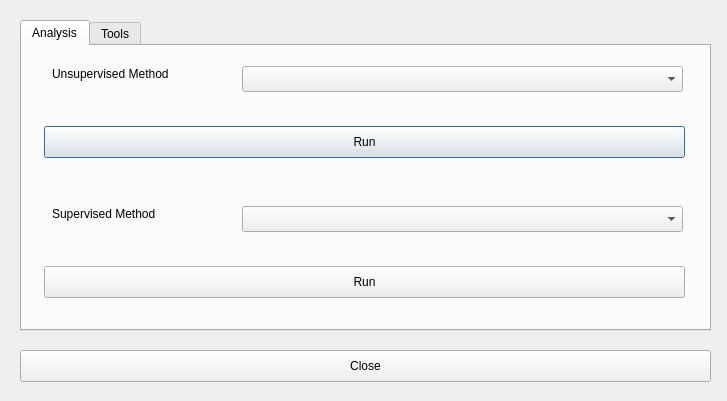
<?xml version="1.0" encoding="UTF-8"?>
<ui version="4.0">
 <class>frmModelAnalysis</class>
 <widget class="QDialog" name="frmModelAnalysis">
  <property name="geometry">
   <rect>
    <x>0</x>
    <y>0</y>
    <width>727</width>
    <height>401</height>
   </rect>
  </property>
  <property name="windowTitle">
   <string>Model Analysis</string>
  </property>
  <widget class="QTabWidget" name="tabWidget">
   <property name="geometry">
    <rect>
     <x>20</x>
     <y>20</y>
     <width>691</width>
     <height>311</height>
    </rect>
   </property>
   <property name="currentIndex">
    <number>0</number>
   </property>
   <widget class="QWidget" name="tab">
    <attribute name="title">
     <string>Analysis</string>
    </attribute>
    <widget class="QPushButton" name="btnMAURun">
     <property name="geometry">
      <rect>
       <x>22</x>
       <y>80</y>
       <width>641</width>
       <height>32</height>
      </rect>
     </property>
     <property name="text">
      <string>Run</string>
     </property>
    </widget>
    <widget class="QPushButton" name="btnMASRun">
     <property name="geometry">
      <rect>
       <x>22</x>
       <y>220</y>
       <width>641</width>
       <height>32</height>
      </rect>
     </property>
     <property name="text">
      <string>Run</string>
     </property>
    </widget>
    <widget class="QComboBox" name="cbMAS">
     <property name="geometry">
      <rect>
       <x>220</x>
       <y>160</y>
       <width>441</width>
       <height>26</height>
      </rect>
     </property>
    </widget>
    <widget class="QLabel" name="label_40">
     <property name="geometry">
      <rect>
       <x>30</x>
       <y>20</y>
       <width>181</width>
       <height>16</height>
      </rect>
     </property>
     <property name="text">
      <string>Unsupervised Method</string>
     </property>
    </widget>
    <widget class="QLabel" name="label_50">
     <property name="geometry">
      <rect>
       <x>30</x>
       <y>160</y>
       <width>181</width>
       <height>16</height>
      </rect>
     </property>
     <property name="text">
      <string>Supervised Method</string>
     </property>
    </widget>
    <widget class="QComboBox" name="cbMAU">
     <property name="geometry">
      <rect>
       <x>220</x>
       <y>20</y>
       <width>441</width>
       <height>26</height>
      </rect>
     </property>
    </widget>
   </widget>
   <widget class="QWidget" name="tab_2">
    <attribute name="title">
     <string>Tools</string>
    </attribute>
    <widget class="QPushButton" name="btnDataEditor">
     <property name="geometry">
      <rect>
       <x>20</x>
       <y>30</y>
       <width>641</width>
       <height>32</height>
      </rect>
     </property>
     <property name="text">
      <string>Data/Result Viewer</string>
     </property>
    </widget>
    <widget class="QPushButton" name="btnSKModel">
     <property name="geometry">
      <rect>
       <x>20</x>
       <y>130</y>
       <width>641</width>
       <height>32</height>
      </rect>
     </property>
     <property name="text">
      <string>SK Classification Model Viewer</string>
     </property>
    </widget>
    <widget class="QPushButton" name="btnSKCModel">
     <property name="geometry">
      <rect>
       <x>20</x>
       <y>180</y>
       <width>641</width>
       <height>32</height>
      </rect>
     </property>
     <property name="text">
      <string>SK Clustring Model Viewer</string>
     </property>
    </widget>
    <widget class="QPushButton" name="btnReport">
     <property name="geometry">
      <rect>
       <x>20</x>
       <y>80</y>
       <width>641</width>
       <height>32</height>
      </rect>
     </property>
     <property name="text">
      <string>Report from multi-file results</string>
     </property>
    </widget>
   </widget>
  </widget>
  <widget class="QPushButton" name="btnClose">
   <property name="geometry">
    <rect>
     <x>20</x>
     <y>350</y>
     <width>691</width>
     <height>32</height>
    </rect>
   </property>
   <property name="text">
    <string>Close</string>
   </property>
  </widget>
 </widget>
 <resources/>
 <connections/>
</ui>
